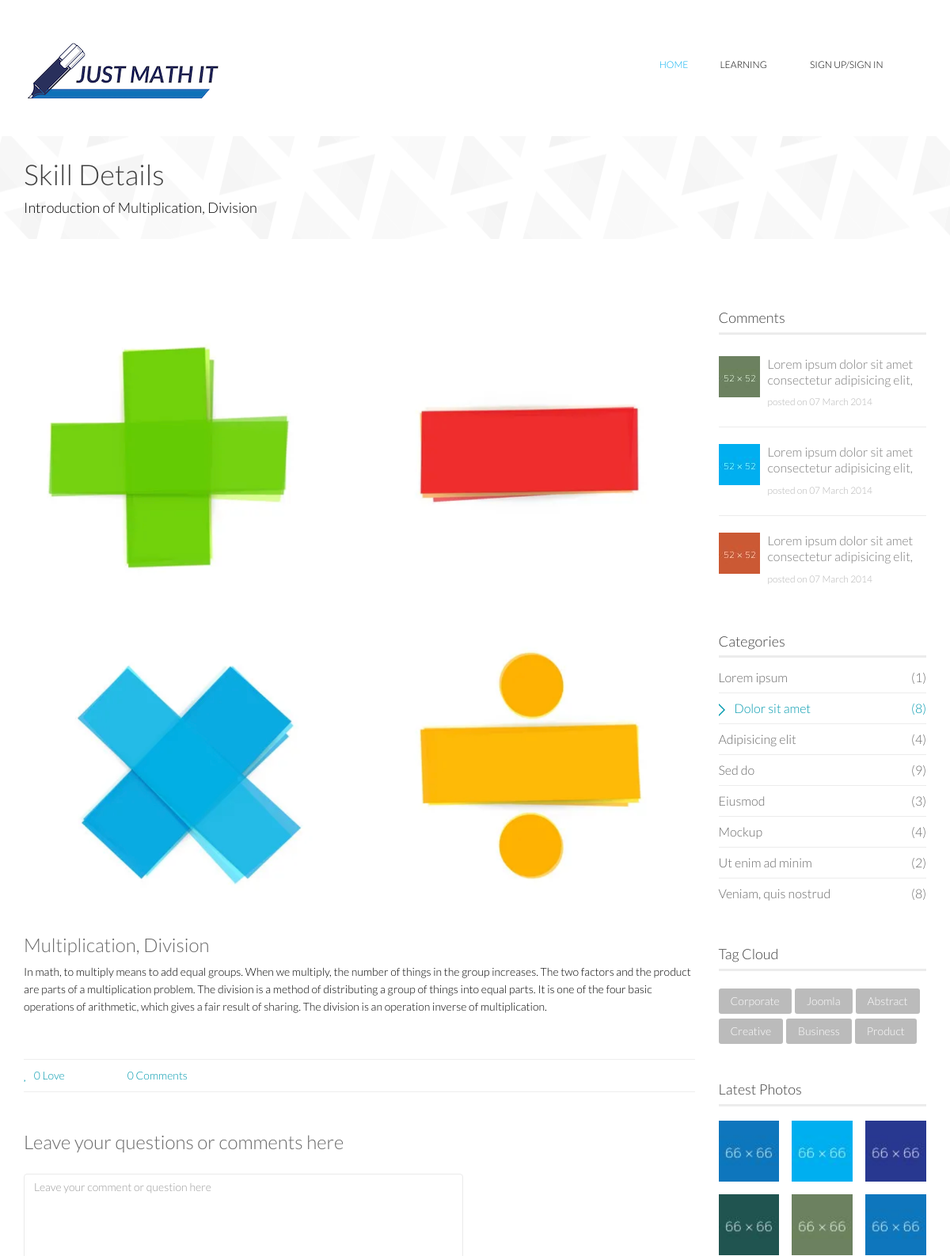
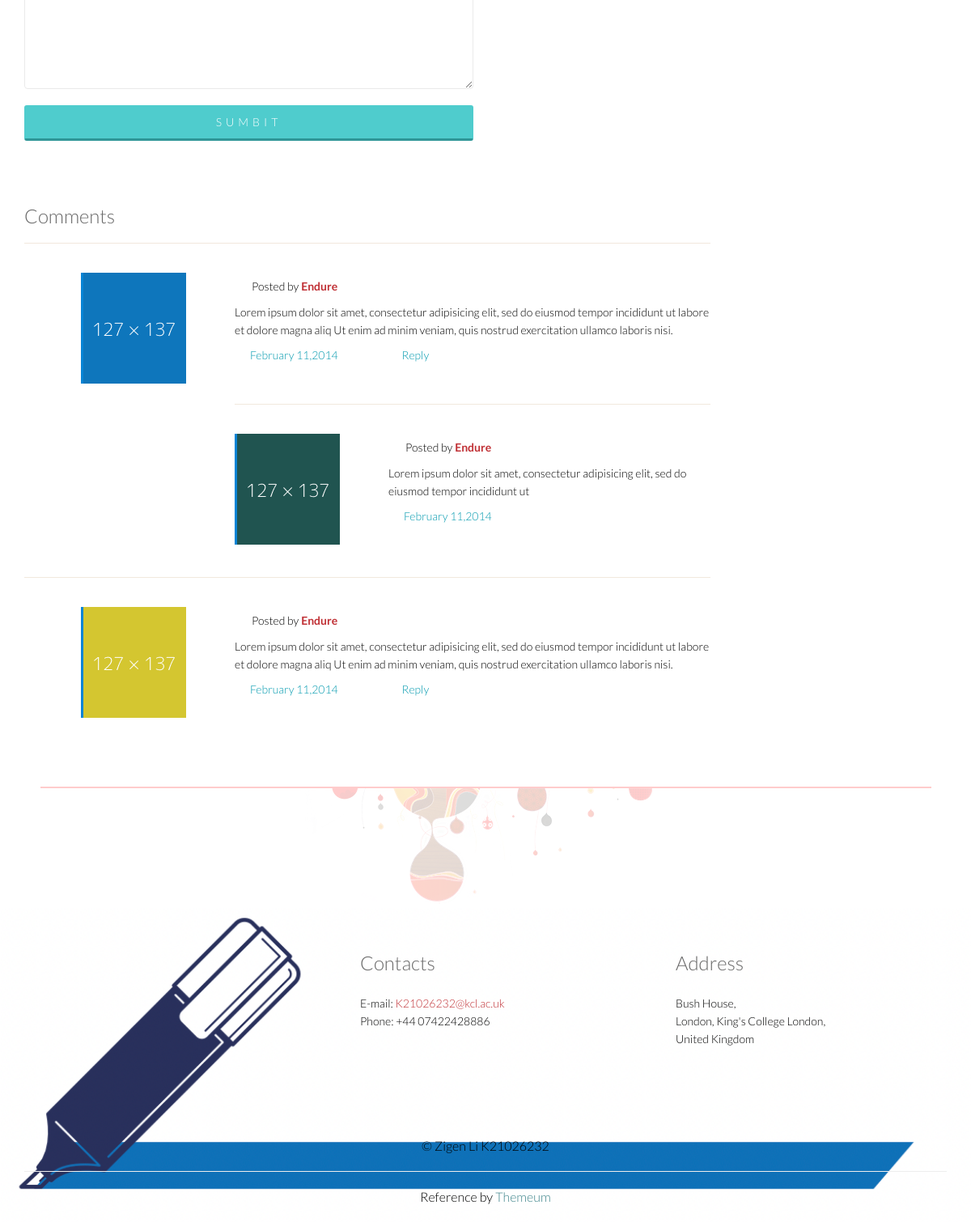
Screenshot of /skill_details/Multiplication, Division with the database file from the repository (2 pictures, top to bottom).
### models.py (models this page shows)
class Skills(db.Model):
    skill_id = db.Column(db.Integer, primary_key=True)
    skill_name = db.Column(db.String(128), nullable=True)
    skill_introduction = db.Column(db.String(128), nullable=True)
    like = db.Column(db.String(128))
    topic_id = db.Column(db.Integer, db.ForeignKey('topics.topic_id'))

### app.py (the view)
@app.route('/skill_details/<skill_>', methods=['GET', 'POST'])
def skill_details(skill_):
    replyForm = ReplyForm()
    commentForm = CommentForm()
    skill = Skills.query.filter(Skills.skill_name == skill_).first()
    comments = Comments.query.filter(Comments.skill_id == skill.skill_id).all()
    if replyForm.validate_on_submit() == False:
        print('Shit!')
    if commentForm.validate_on_submit() == False:
        print('Fuck')
    return render_template('skill_details.html',skill=skill, comments=comments, replyForm=replyForm, commentForm=commentForm)

### form.py
class ReplyForm(FlaskForm):
    reply = StringField('Reply', validators=[DataRequired(message='Please enter your reply')], render_kw={"placeholder": "Leave your reply"})
    submit = SubmitField('Reply')

class CommentForm(FlaskForm):
    comment = TextAreaField('Comment', validators=[DataRequired(message='Please leave your comments or questions here')], render_kw={"placeholder": "Leave your comment or question here"})
    submit = SubmitField('Sumbit')

### templates/skill_details.html (shortened to what this page needs)
<!DOCTYPE html>
<html lang="en">
{% extends "base.html" %}
{% block mainContent %}
    <section id="page-breadcrumb">
        <div class="vertical-center sun">
             <div class="container">
                <div class="row">
                    <div class="action">
                        <div class="col-sm-12">
                            <h1 class="title">Skill Details</h1>
                            <p>Introduction of {{ skill.skill_name }}</p>
                        </div>
                    </div>
                </div>
            </div>
        </div>
    </section>
    <section id="blog-details" class="padding-top">
        <div class="container">
            <div class="row">
                <div class="col-md-9 col-sm-7">
                    <div class="row">
                         <div class="col-md-12 col-sm-12">
                            <div class="single-blog blog-details two-column">
                                <div class="post-thumb">
                                    <a href="#"><img src="{{ url_for('static',filename='images/skills/'+skill.skill_name+'.png') }}" class="img-responsive" alt=""></a>
                                </div>
                                <div class="post-content overflow">
                                    <h2 class="post-title bold"><a href="#">{{ skill.skill_name }}</a></h2>
                                    <p>{{ skill.skill_introduction }}</p>
                                    <div class="post-bottom overflow">
                                        <ul class="nav navbar-nav post-nav">
                                            <li><a href="#"><i class="fa fa-heart"></i>{{ skill.like }} Love</a></li>
                                            <li><a href="#"><i class="fa fa-comments"></i>{{ comments|length }} Comments</a></li>
                                        </ul>
                                    </div>
                                    <div class="author-profile padding">
                                        <div class="row">
                                            <div class="col-md-8 col-sm-12">
                                                <div class="contact-form bottom">
                                                    <h2>Leave your questions or comments here</h2>
                                                    <form id="main-contact-form" name="contact-form" action="" method="post" novalidate>
                                                        <div class="form-group">
                                                            {{ commentForm.comment(rows=10, class="form-control") }}
                                                        </div>
                                                        <div class="form-group">{{ commentForm.submit(class="btn btn-submit") }}</div>
                                                    </form>
                                                </div>
                                            </div>
                                        </div>
                                    </div>
                                    <div class="response-area">
                                    <h2 class="bold">Comments</h2>
                                    <ul class="media-list">
                                        <li class="media">
                                            <div class="post-comment">
                                                <a class="pull-left" href="#">
                                                    <img class="media-object" src="images/blogdetails/2.png" alt="">
                                                </a>
                                                <div class="media-body">
                                                    <span><i class="fa fa-user"></i>Posted by <a href="#">Endure</a></span>
                                                    <p>Lorem ipsum dolor sit amet, consectetur adipisicing elit, sed do eiusmod tempor incididunt ut labore et dolore magna aliq Ut enim ad minim veniam, quis nostrud exercitation ullamco laboris nisi.</p>
                                                    <ul class="nav navbar-nav post-nav">
                                                        <li><a href="#"><i class="fa fa-clock-o"></i>February 11,2014</a></li>
                                                        <li><a onclick="showReply()"><i class="fa fa-reply"></i>Reply</a></li>
                                                    </ul>
                                                </div>
                                            </div>
                                            <div class="parrent">
                                                <ul class="media-list">
                                                    <li class="post-comment reply">
                                                        <a class="pull-left" href="#">
                                                            <img class="media-object" src="images/blogdetails/3.png" alt="">
                                                        </a>
                                                        <div class="media-body">
                                                            <span><i class="fa fa-user"></i>Posted by <a href="#">Endure</a></span>
                                                            <p>Lorem ipsum dolor sit amet, consectetur adipisicing elit, sed do eiusmod tempor incididunt ut </p>
                                                            <ul class="nav navbar-nav post-nav">
                                                                <li><a href="#"><i class="fa fa-clock-o"></i>February 11,2014</a></li>
                                                            </ul>
                                                        </div>
                                                    </li>
                                                </ul>
                                            </div>
                                        </li>
                                        <li class="media">
                                            <div class="post-comment">
                                                <a class="pull-left" href="#">
                                                    <img class="media-object" src="images/blogdetails/4.png" alt="">
                                                </a>
                                                <div class="media-body">
                                                    <span><i class="fa fa-user"></i>Posted by <a href="#">Endure</a></span>
                                                    <p>Lorem ipsum dolor sit amet, consectetur adipisicing elit, sed do eiusmod tempor incididunt ut labore et dolore magna aliq Ut enim ad minim veniam, quis nostrud exercitation ullamco laboris nisi.</p>
                                                    <ul class="nav navbar-nav post-nav">
                                                        <li><a href="#"><i class="fa fa-clock-o"></i>February 11,2014</a></li>
                                                        <li><a href="#"><i class="fa fa-reply"></i>Reply</a></li>
                                                    </ul>
                                                </div>
                                            </div>
                                        </li>
                                    </ul>
                                </div>
                                </div>
                            </div>
                        </div>
                    </div>
                 </div>
                <div class="col-md-3 col-sm-5">
                    <div class="sidebar blog-sidebar">
                        <div class="sidebar-item  recent">
                            <h3>Comments</h3>
                            <div class="media">
                                <div class="pull-left">
                                    <a href="#"><img src="images/portfolio/project1.jpg" alt=""></a>
                                </div>
                                <div class="media-body">
                                    <h4><a href="#">Lorem ipsum dolor sit amet consectetur adipisicing elit,</a></h4>
                                    <p>posted on  07 March 2014</p>
                                </div>
                            </div>
                            <div class="media">
                                <div class="pull-left">
                                    <a href="#"><img src="images/portfolio/project2.jpg" alt=""></a>
                                </div>
                                <div class="media-body">
                                    <h4><a href="#">Lorem ipsum dolor sit amet consectetur adipisicing elit,</a></h4>
                                    <p>posted on  07 March 2014</p>
                                </div>
                            </div>
                            <div class="media">
                                <div class="pull-left">
                                    <a href="#"><img src="images/portfolio/project3.jpg" alt=""></a>
                                </div>
                                <div class="media-body">
                                    <h4><a href="#">Lorem ipsum dolor sit amet consectetur adipisicing elit,</a></h4>
                                    <p>posted on  07 March 2014</p>
                                </div>
                            </div>
                        </div>
                        <div class="sidebar-item categories">
                            <h3>Categories</h3>
                            <ul class="nav navbar-stacked">
                                <li><a href="#">Lorem ipsum<span class="pull-right">(1)</span></a></li>
                                <li class="active"><a href="#">Dolor sit amet<span class="pull-right">(8)</span></a></li>
                                <li><a href="#">Adipisicing elit<span class="pull-right">(4)</span></a></li>
                                <li><a href="#">Sed do<span class="pull-right">(9)</span></a></li>
                                <li><a href="#">Eiusmod<span class="pull-right">(3)</span></a></li>
                                <li><a href="#">Mockup<span class="pull-right">(4)</span></a></li>
                                <li><a href="#">Ut enim ad minim <span class="pull-right">(2)</span></a></li>
                                <li><a href="#">Veniam, quis nostrud <span class="pull-right">(8)</span></a></li>
                            </ul>
                        </div>
                        <div class="sidebar-item tag-cloud">
                            <h3>Tag Cloud</h3>
                            <ul class="nav nav-pills">
                                <li><a href="#">Corporate</a></li>
                                <li><a href="#">Joomla</a></li>
                                <li><a href="#">Abstract</a></li>
                                <li><a href="#">Creative</a></li>
                                <li><a href="#">Business</a></li>
                                <li><a href="#">Product</a></li>
                            </ul>
                        </div>
                        <div class="sidebar-item popular">
                            <h3>Latest Photos</h3>
                            <ul class="gallery">
                                <li><a href="#"><img src="images/portfolio/popular1.jpg" alt=""></a></li>
                                <li><a href="#"><img src="images/portfolio/popular2.jpg" alt=""></a></li>
                                <li><a href="#"><img src="images/portfolio/popular3.jpg" alt=""></a></li>
                                <li><a href="#"><img src="images/portfolio/popular4.jpg" alt=""></a></li>
                                <li><a href="#"><img src="images/portfolio/popular5.jpg" alt=""></a></li>
                                <li><a href="#"><img src="images/portfolio/popular1.jpg" alt=""></a></li>
                            </ul>
                        </div>
                    </div>
                </div>
            </div>
        </div>
    </section>
</body>
</html>
{% endblock %}

### rows the page displays
Skills: skill_name "Multiplication, Division", skill_name (picture), skill_introduction "In math, to multiply means to add equal groups. When we multiply, the number of things in the group increases. The two factors and the product are parts of a multiplication problem. The division is a method of distributing a group of things into equal parts. It is one of the four basic operations of arithmetic, which gives a fair result of sharing. The division is an operation inverse of multiplication.", like "0"

### other values shown
{{ comments|length }} "0"
